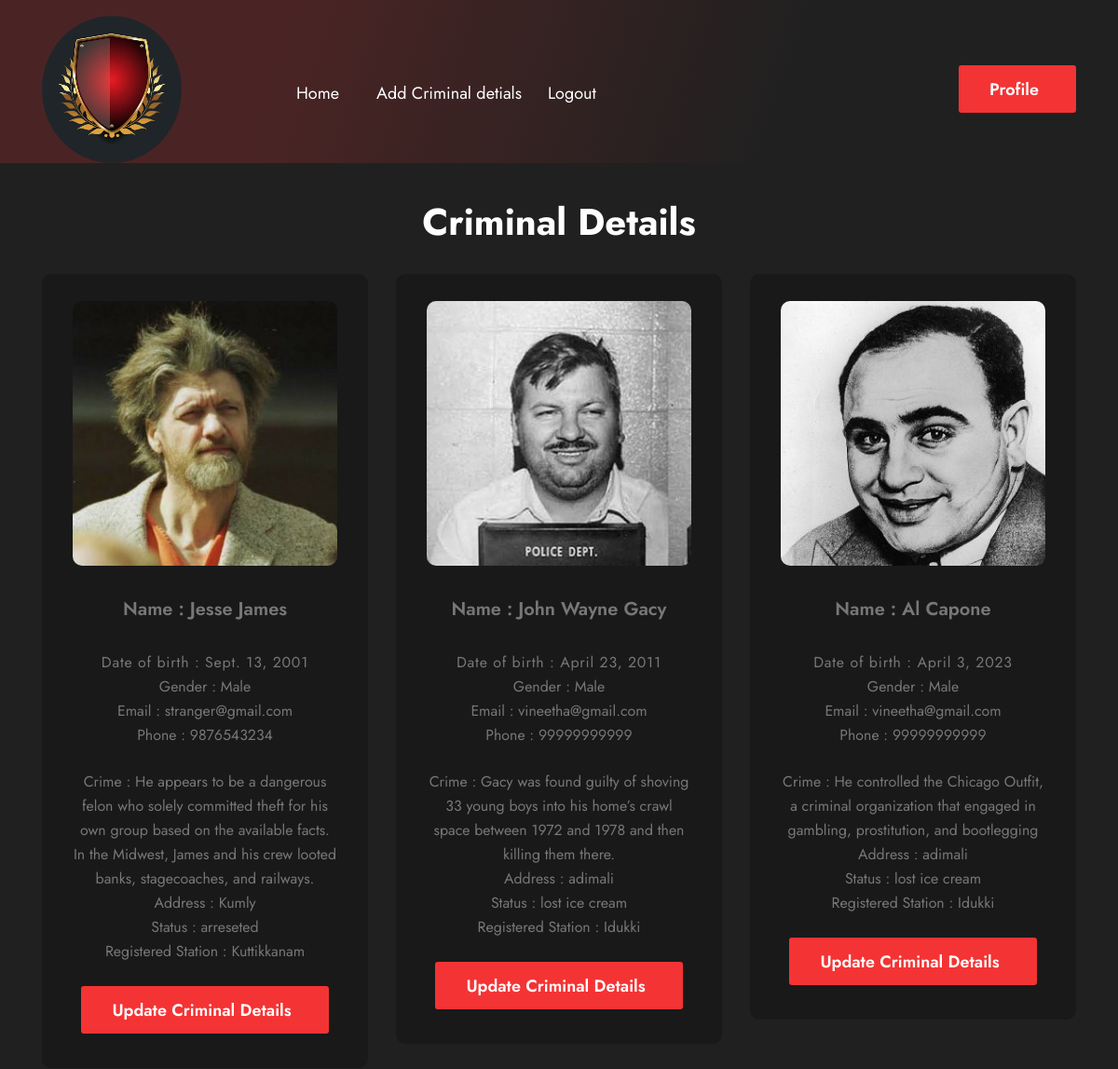
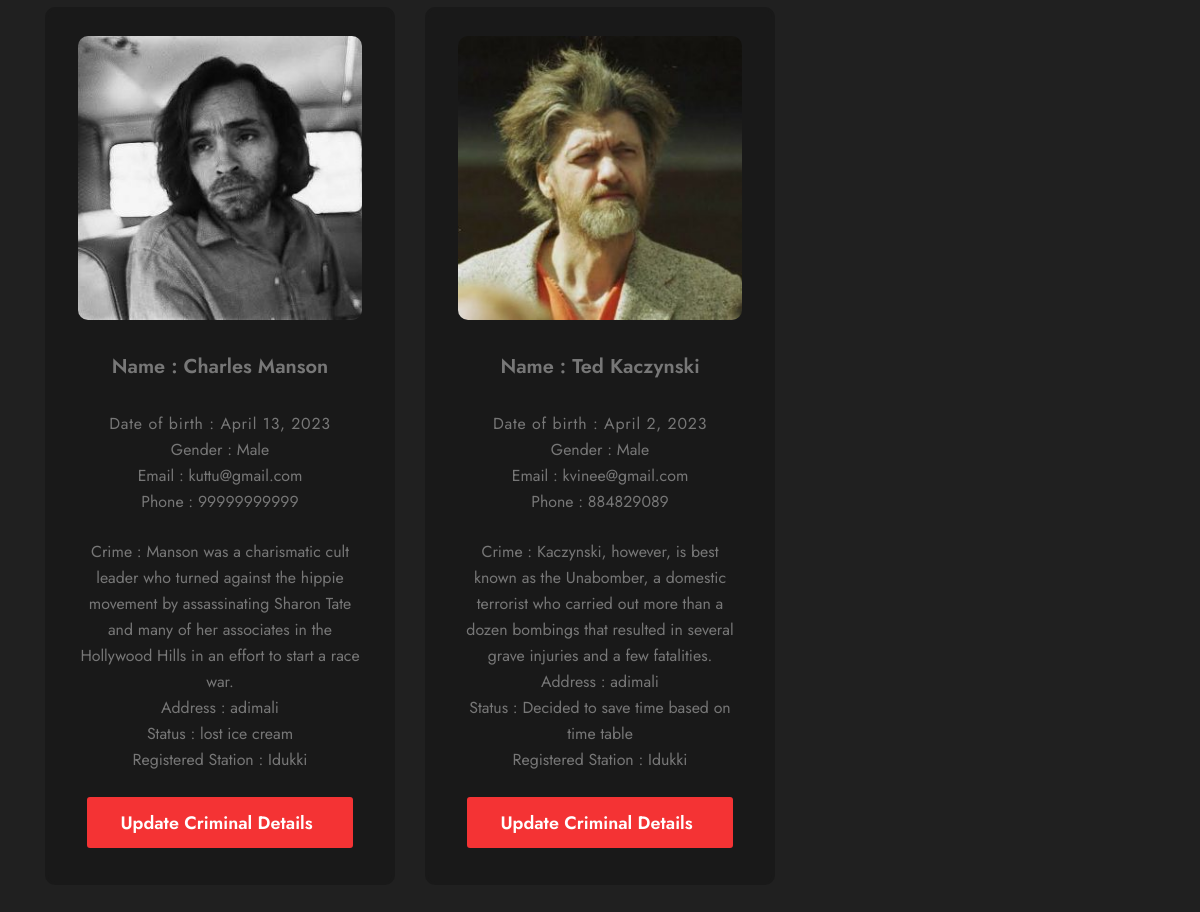
/myapp/police_view_criminals.html, run on the app's committed database (2 pictures, top to bottom).
### myapp/models.py (models this page shows)
class criminaldetails(models.Model):
    criminalname = models.CharField(max_length=100)
    photo =models.ImageField(null=True)
    criminal_date_of_birth = models.DateField()
    criminal_gender = models.CharField(max_length=500)
    criminal_email = models.CharField(max_length=500)
    criminal_phone = models.IntegerField()
    crime = models.CharField(max_length=200)
    criminal_address = models.CharField(max_length=200)
    case_status = models.CharField(max_length=200)
    registered_station = models.CharField(max_length=100)
    identity = models.ImageField(null=True)
    evidence = models.ImageField(null=True)

### myapp/views.py (the view)
# urls.py: path('police_view_criminals.html',views.police_view_criminals,name='police_view_criminals'),
def police_view_criminals(request):
    p = criminaldetails.objects.all().order_by('-id')
    ss = {'details': p}
    return render(request,'./myapp/police_view_criminals.html',ss)

### myapp/templates/myapp/police_view_criminals.html (shortened to what this page needs)
{% load static %}
<!DOCTYPE html>
<html lang="zxx">
<head>
<link rel="stylesheet" href="https://cdnjs.cloudflare.com/ajax/libs/font-awesome/4.7.0/css/font-awesome.min.css">
<link rel="stylesheet" href="{% static 'myapp/redlight/assets/css/bootstrap.min.css' %}"/>
<link rel="stylesheet" href="{% static 'myapp/redlight/assets/css/style.css' %}"/>
<link rel="stylesheet" href="{% static 'myapp/redlight/assets/css/mobile.css' %}"/>
<link rel="stylesheet" href="{% static 'myapp/redlight/cdnjs.cloudflare.com/ajax/libs/font-awesome/5.9.0/css/all.min.css' %}"
integrity="sha512-q3eWabyZPc1XTCmF+8/LuE1ozpg5xxn7iO89yfSOd5/oKvyqLngoNGsx8jq92Y8eXJ/IRxQbEC+FGSYxtk2oiw=="
crossorigin="anonymous"/>
<link rel="stylesheet" href="{% static 'myapp/redlight/dnjs.cloudflare.com/ajax/libs/font-awesome/6.1.1/css/all.min.css' %}"/>
<link rel="stylesheet" href="{% static 'myapp/redlight/cdnjs.cloudflare.com/ajax/libs/font-awesome/6.1.2/css/all.min.css' %}">
<link href="{% static 'myapp/redlight/../../unpkg.com/aos%402.3.1/dist/aos.css' %}" rel="stylesheet">
</head>
<body>
    <div class="home-header-section">
        <header class="header">
            <div class="main-header">
                <div class="container">
                    <nav class="navbar navbar-expand-lg navbar-light p-0">
                        <a class="navbar-brand pt-0" href="index.html"><img src="{% static 'myapp/redlight/assets/images/policelogo.jpg' %}" alt="" style="border-radius: 50%; " width="150px" height="150px" class="img-fluid diverge-logo" /></a>
                                <div class="collapse navbar-collapse" id="navbarSupportedContent">
                                    <ul class="navbar-nav">
                                        <li class="nav-item">
                                            <a class="nav-link text-decoration-none navbar-text-color home-margin-top" href="policeindex.html">Home</a>
                                        </li>
                                        <li class="nav-item">
                                            <a class="nav-link text-decoration-none navbar-text-color" href="addcriminaldetails.html">Add Criminal detials</a>
                                        </li>
                                        <li class="nav-item navbar-text-color"><a class="nav-link text-decoration-none contact-us-margin navbar-text-color" href="logout">Logout</a></li>
                                    </ul>
                                    <div class="btn-talk ml-auto">
                                        <ul class="m-0 p-0">
                                            <li class="list-unstyled d-lg-inline-block"><a class="nav-link contact" href="policeprofile.html">Profile</a></li>
                                        </ul>
                                    </div>
                                </div>
                    </nav>
                </div>
            </div>
        </header>
    <section class="about-us-section-start blogs-section-starts overflow-hidden">
<h3 class="text-center" data-aos="fade-up">Criminal Details</h3>
<div class="container">
            <div class="row">
{%for i in details %}
                <div class="col-lg-4 col-md-4 col-sm-12 mt-2 ">
                    <div class="blogs-section">
                        <a href="#">
                            <div class="images-blog" data-aos="fade-up">
                                {% if i.photo %}
                                <figure class="mb-0"><img class="img-fluid" src="../media/{{i.photo}}" alt="">
                                </figure>
                                {% endif %}
                            </div>
                            <h5 class="blogs-h5"> Name : {{i.criminalname}} </h5>
                            <h5 class="blogs-p"> Date of birth : {{i.criminal_date_of_birth}} </h5>
                            <p class="blogs-p"> Gender : {{i.criminal_gender}}</p>
                            <p class="blogs-p"> Email : {{i.criminal_email}}</p>
                            <p class="blogs-p"> Phone : {{i.criminal_phone}}</p><br>
                            <p class="blogs-p"> Crime : {{i.crime}}</p>
                            <p class="blogs-p"> Address : {{i.criminal_address}}</p>
                            <p class="blogs-p"> Status : {{i.case_status}}</p>
                            <p class="blogs-p"> Registered Station : {{i.registered_station}}</p>
                        </a>
                        <br>
                         <div class="btn-talk ml-auto text-center" >
                                        <ul class="m-0 p-0">
                                            <li class="list-unstyled d-lg-inline-block"><a class="nav-link contact" href="updatecriminalstatus.html?id={{i.id}}">Update Criminal Details</a></li>
                                        </ul>
                                    </div>
                    </div>
                </div>
                <br>
{% endfor %}
            </div>
</div>
</section>
            </div>
</body>
</html>

### myapp/static/myapp/redlight/assets/css/style.css (style rules this page uses)
body { font-family: "Jost", sans-serif !important; }
:root { --e-global-color-white: #ffffff; --e-global-color-red: #c12e2f; --e-global-color-btn-red: #f43334; --e-global-color-white-banner-text: #fffefe; --e-global-color-grey-icons: #999999; --e-global-color-yellow-buttons: #eb9500; --e-global-color-primary: #161616; --e-global-color-card-text: #585858; --e-global-color-red-border: #ca2f30; --e-global-color-red-active: #cd3030; --e-global-color-dark-icons-background: #202020; --e-global-color-dark-marron: #4a2424; --e-global-color-black-cards-bacground: #191919; --e-global-color-grey-cyber-box: #777777; --e-global-color-about-teams-red: #ad2d2d; --e-global-color-about-teams-background: #101010; --e-global-color-stars: #666666; --e-global-color-form-text: #898989; --e-global-color-form: #2e1c1c; --e-global-color-coming-soon: #737373; background-image: linear-gradient( 50deg, var(--e-global-color-btn-red) 0%, var(--e-global-color-dark-icons-background) 38% ); }
html { scroll-behavior: smooth; }
h3 { font-size: 40px; line-height: 46px; font-weight: bold; color: var(--e-global-color-white-banner-text); }
h5 { font-size: 20px; line-height: 30px; font-weight: 600; color: var(--e-global-color-white); letter-spacing: 0.8px; margin-bottom: 11px; }
p { font-size: 18px; line-height: 30px; font-weight: 400; }
a { font-size: 18px; line-height: 18px; font-weight: 400; font-family: "Jost", sans-serif !important; }
.navbar-nav li:first-child { margin-left: 115px; }
.navbar-nav li { display: inline-block; margin: 0 12px; }
.home-header-section { background-position: center; background-repeat: no-repeat; background-size: cover; background-image: linear-gradient( 109deg, var(--e-global-color-dark-marron) 17%, var(--e-global-color-dark-icons-background) 46% ); }
.main-header .navbar-brand { margin-left:0px; padding-bottom: 8px; }
.navbar-nav a { color: #fff; padding-top: 17px; }
.navbar-light .navbar-nav .nav-link { padding-left:8px; position: relative; }
.main-header { padding: 28px 0 0 0; }
.btn-talk a { background: var(--e-global-color-btn-red); line-height: 16px; color: var(--e-global-color-white) !important; padding: 18px 40px 17px 33px !important; display: inline-block; border-radius: 3px; font-weight: 600; text-decoration: none; text-align: center; }
.contact-us-margin { margin-right: -9px; }
.navbar-nav li:last-child { margin-left: 0; margin-right: 0; }
.navbar-text-color { color: var(--e-global-color-white) !important; }
.about-us-section-start p { color: var(--e-global-color-grey-icons); padding: 0 24%; margin-bottom: 75px; }
.about-us-section-start h3 { margin-bottom: 25px; }
.about-us-section-start { padding:59px 0px 0; background: var(--e-global-color-dark-icons-background); }
.blogs-section-starts { padding: 88px 0px 10px; }
.blogs-section a { text-decoration: none; }
.blogs-section .blogs-h5 { color: var(--e-global-color-grey-cyber-box); font-size: 20px; line-height: 28px; text-align: center; font-weight: 600; margin-bottom: 0; letter-spacing: 0px; padding: 33px 10px 30px; text-decoration: none; }
.blogs-section .blogs-p { color: var(--e-global-color-grey-cyber-box); font-size: 15.91px; line-height: 26px; text-align: center; font-weight: 400; margin-bottom: 0; padding:0; text-decoration: none; }
.blogs-section-starts .blogs-section { background: var(--e-global-color-black-cards-bacground); border-radius: 10px; padding: 26px 30px 34px 30px; transition: 0s all ease-in-out; cursor: pointer; border: 3px solid var(--e-global-color-black-cards-bacground); transition: transform ease 300ms; }
.blogs-section-starts .blogs-section .images-blog, .about-teams-inner .about-team .icons-rounded-box { overflow: hidden; transition: transform ease 300ms; border-radius: 10px; }
.blogs-section-starts .blogs-section .images-blog figure img, .about-teams-inner .about-team .icons-rounded-box figure img { -webkit-transition: .3s ease-in-out; transition: .3s ease-in-out; transition: transform ease 300ms; }

### data on the page
criminaldetails: photo (picture), criminalname "Jesse James", criminal_date_of_birth "Sept. 13, 2001", criminal_gender "Male", criminal_email "stranger@gmail.com", criminal_phone "9876543234", crime "He appears to be a dangerous felon who solely committed theft for his own group based on the available facts. In the Midwest, James and his crew looted banks, stagecoaches, and railways.", criminal_address "Kumly", case_status "arreseted", registered_station "Kuttikkanam"
criminaldetails: photo (picture), criminalname "John Wayne Gacy", criminal_date_of_birth "April 23, 2011", criminal_gender "Male", criminal_email "vineetha@gmail.com", criminal_phone "99999999999", crime "Gacy was found guilty of shoving 33 young boys into his home’s crawl space between 1972 and 1978 and then killing them there.", criminal_address "adimali", case_status "lost ice cream", registered_station "Idukki"
criminaldetails: photo (picture), criminalname "Al Capone", criminal_date_of_birth "April 3, 2023", criminal_gender "Male", criminal_email "vineetha@gmail.com", criminal_phone "99999999999", crime "He controlled the Chicago Outfit, a criminal organization that engaged in gambling, prostitution, and bootlegging", criminal_address "adimali", case_status "lost ice cream", registered_station "Idukki"
criminaldetails: photo (picture), criminalname "Charles Manson", criminal_date_of_birth "April 13, 2023", criminal_gender "Male", criminal_email "kuttu@gmail.com", criminal_phone "99999999999", crime "Manson was a charismatic cult leader who turned against the hippie movement by assassinating Sharon Tate and many of her associates in the Hollywood Hills in an effort to start a race war.", criminal_address "adimali", case_status "lost ice cream", registered_station "Idukki"
criminaldetails: photo (picture), criminalname "Ted Kaczynski", criminal_date_of_birth "April 2, 2023", criminal_gender "Male", criminal_email "kvinee@gmail.com", criminal_phone "884829089", crime "Kaczynski, however, is best known as the Unabomber, a domestic terrorist who carried out more than a dozen bombings that resulted in several grave injuries and a few fatalities.", criminal_address "adimali", case_status "Decided to save time based on time table", registered_station "Idukki"
